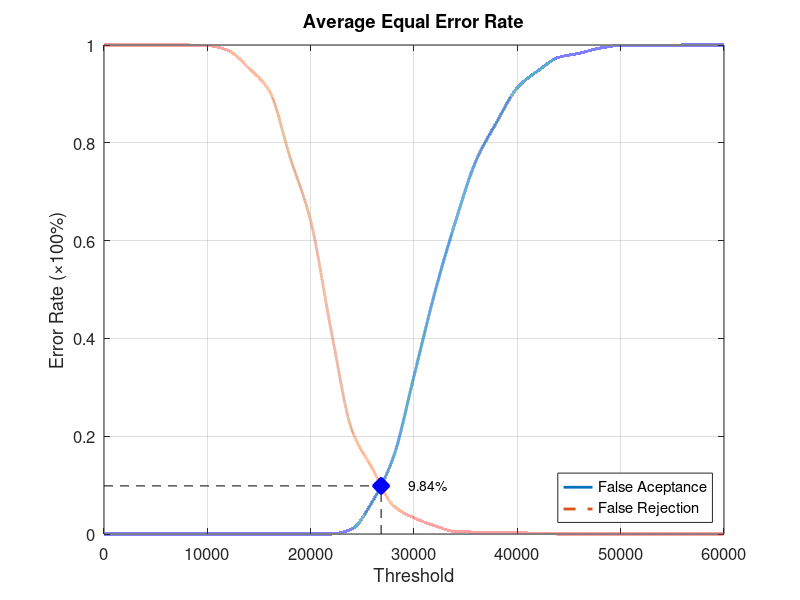
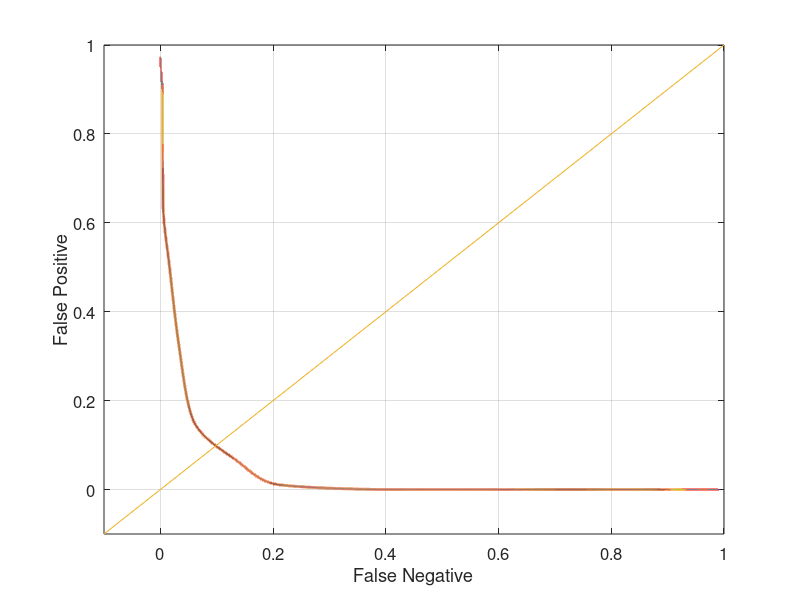

These figures' MATLAB source, in order:
function yEER = Database2Average
close all;
clear;
clc;
x = 0:2000:60000;
xq = 0:0.5:60000;

y0 = [0 0 0 0 0 0 0 0 0 0 0 0 0.0105263 0.0673684 0.156842 0.323158 0.492632 0.637895 0.763158 0.842105 0.912632 0.947368 0.974737 0.983158 0.993684 0.998947 0.998947 0.998947 1 1 1];
yy0 = interp1(x, y0, xq, 'pchip');
y1 = [1 1 1 1 1 0.999 0.989 0.953 0.906 0.771 0.64 0.414 0.212 0.133 0.058 0.033 0.017 0.005 0.004 0.004 0.003 0.001 0 0 0 0 0 0 0 0 0];
yy1 = interp1(x, y1, xq, 'pchip');

% Calculating EER: 
y2 = abs(y0 - y1);
find(y2 == min(y2))
yy2 = abs(yy0 - yy1);
xEER = find(yy2 == min(yy2));
xEERIndex = xq(xEER) % X-axis EER
yEER = yy0(xEER) % Y-axis EER

main = figure
plot(xq, yy0,'-','LineWidth', 2);	hold on
plot(xq, yy1,'--','LineWidth', 2);	hold on
plot([xEERIndex xEERIndex], [0 yEER], 'k--');	hold on
plot([0 xEERIndex], [yEER yEER], 'k--');	hold on
plot(xEERIndex, yEER, 'bx', 'LineWidth', 10);	hold on
text(xEERIndex + 10 * xEERIndex / 100, yEER, [num2str(round((10000 * yEER)) / 100) '%'])
legend('False Aceptance', 'False Rejection', 'Location', 'SouthEast')
xlabel('Threshold')
ylabel('Error Rate (\times100%)')
title('Average Equal Error Rate')
set(gca, 'FontSize', 12)
axis([0 60000 0 1])
grid on

print(main, 'Database2AverageMain', '-dpng');
FNRxFPR = figure('Color', [1 1 1]);
plot(yy1, yy0, '-', yy1, yy0, 'LineWidth', 2);
hold on
y = -0.1:0.1:1
plot(y, y); 
set(gca, 'FontSize', 12)
xlabel('False Negative')
ylabel('False Positive')
axis([-0.1 1 -0.1 1])
set(gca, 'FontSize', 12)
grid on

print(FNRxFPR, 'Database2AverageFNRxFPR','-dpng');
end
